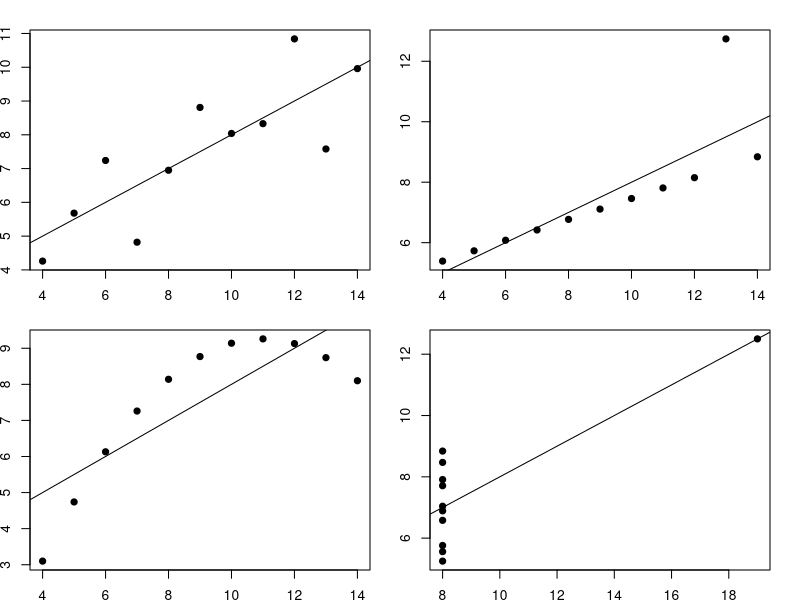
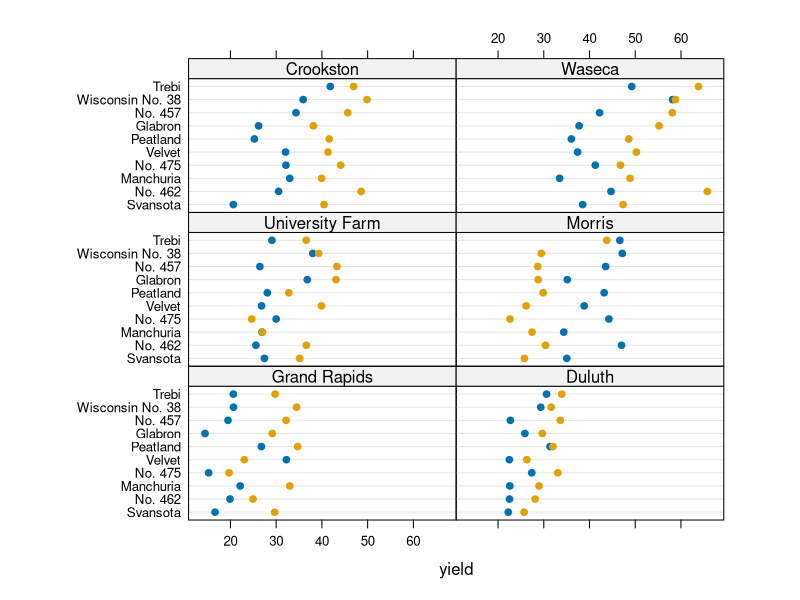
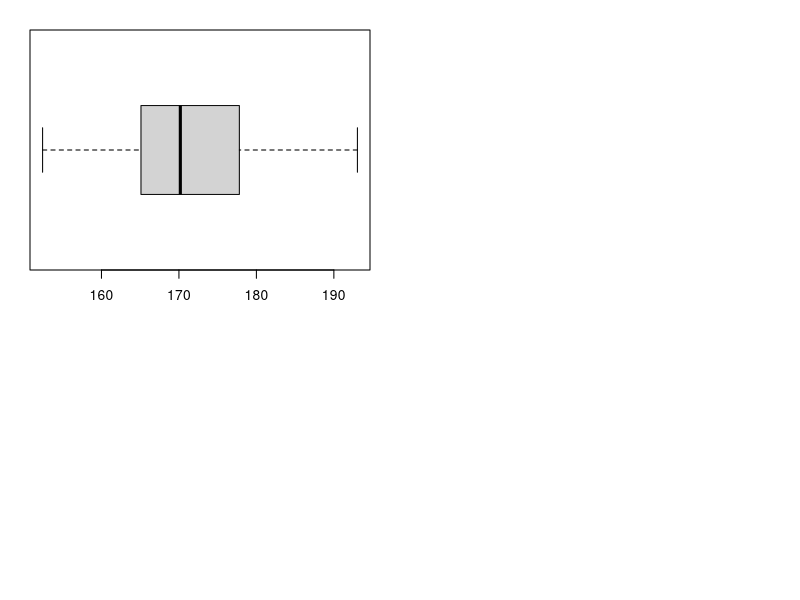
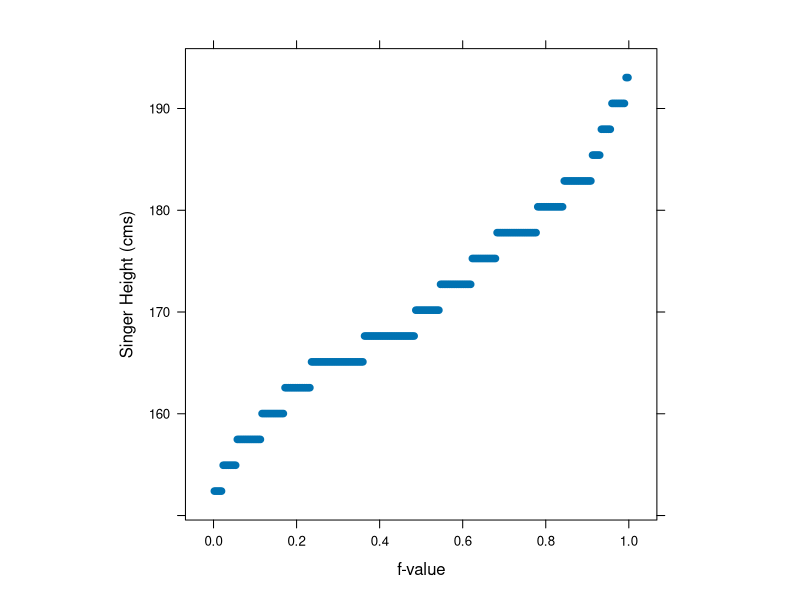
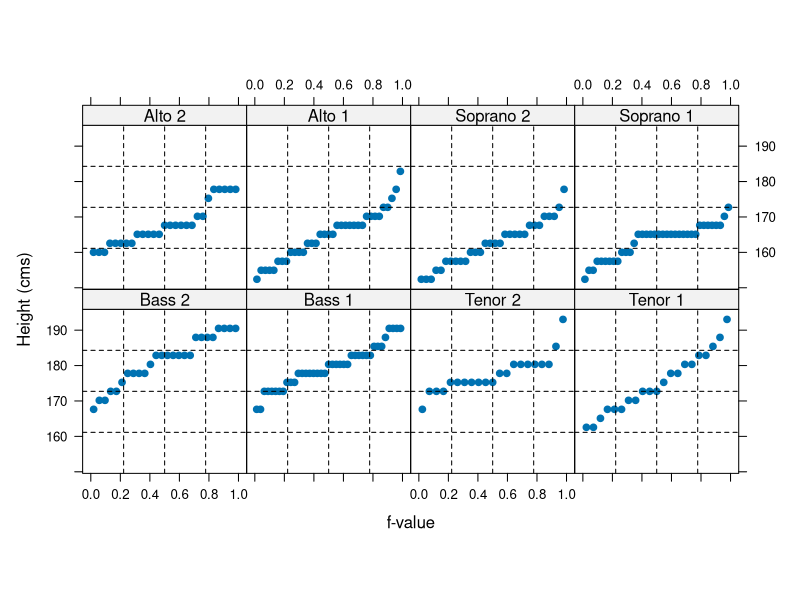
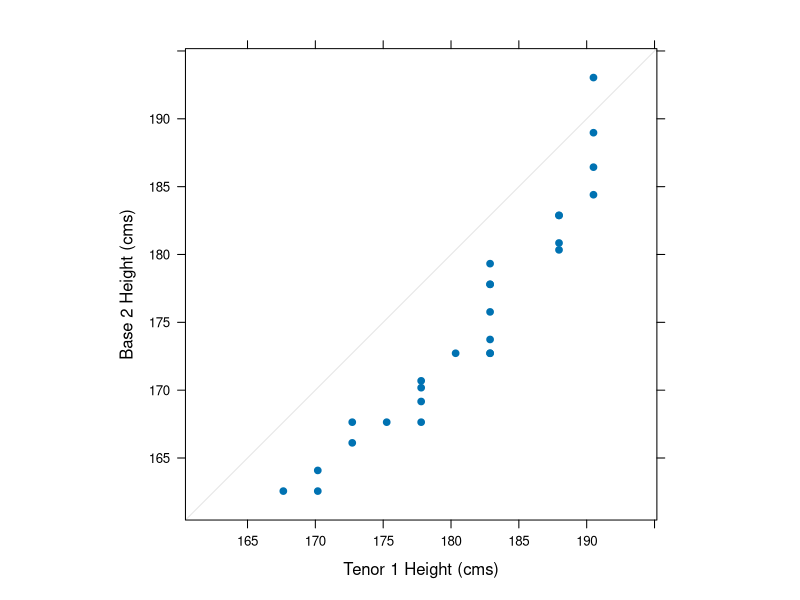
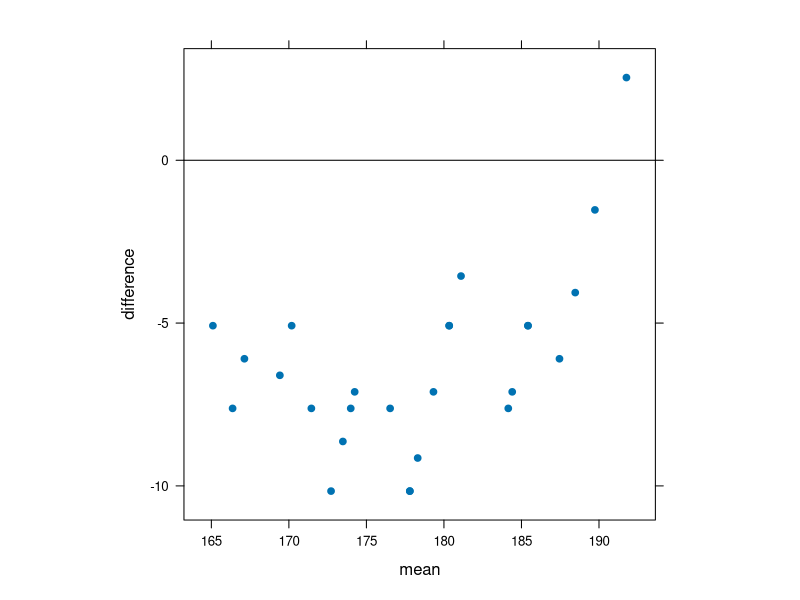
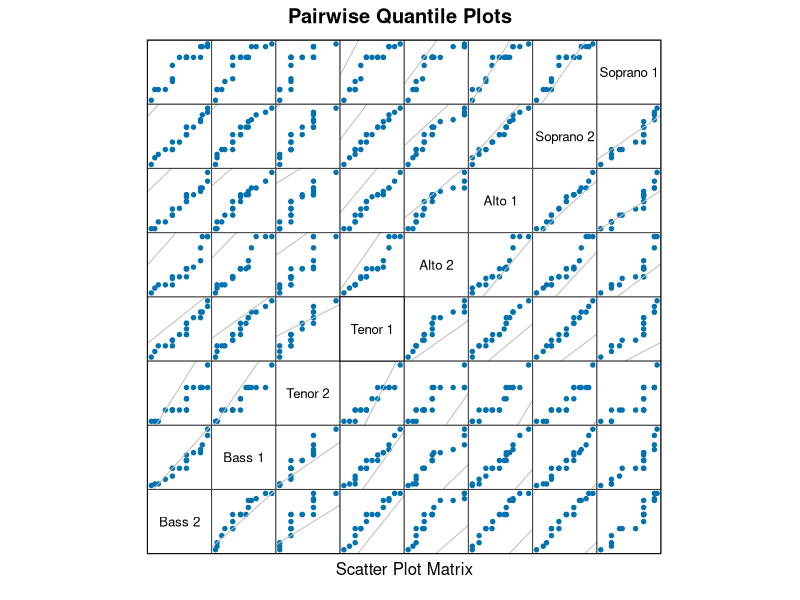

R code for these plots, in order:
## ---- chunk 1
require(knitr)
opts_chunk$set(
  message = F,
  warning = F,
  error = F,
  tidy = F,
  cache = F,
  fig.width = 11,
  fig.height = 5
)
## ---- chunk 2
setwd("~/Dropbox/cours/stat-exploratoire/cours/codes/")
quartet <- read.table('quartet.txt', header = TRUE)            
quartet
## ---- chunk 3
par(mfcol = c(2, 2), mai = c(.3, .3, .3, .3))
plot(quartet$x1, quartet$y1, pch = 19,
     panel.last = abline(lm(y1 ~ x1, data = quartet)) )
plot(quartet$x2, quartet$y2, pch = 19,
     panel.last = abline(lm(y2 ~ x2, data = quartet)) )
plot(quartet$x3, quartet$y3, pch = 19,
     panel.last = abline(lm(y3 ~ x3, data = quartet)) )
plot(quartet$x4, quartet$y4, pch = 19,
     panel.last = abline(lm(y4 ~ x4, data = quartet)) )
## ---- chunk 4
library(lattice)

dotplot(variety ~ yield | site, 
        data = barley, groups = year,
        pch = 19, aspect = .5)
## ---- chunk 5
dim(singer)
head(singer)
## ---- chunk 6
boxplot(2.54 * singer$height, horizontal=TRUE)
## ---- chunk 7
stem(2.54 * singer$height, scale=.8)
## ---- chunk 8
qqmath(~ 2.54 * sort(singer$height),
       distribution = qunif, pch = 19,       
       panel = function(x, ...) {
         panel.qqmath(x, ...)
       },
       aspect = 1, 
       xlab = "f-value",
       ylab = "Singer Height (cms)")
## ---- chunk 9
qqmath(~ height*2.54 | voice.part,
       distribution = qunif,
       data=singer,
       pch = 19,       
       panel = function(x, ...) {
         panel.qqmath(x, ...)
         panel.grid(col = 1, lty = 2)
       },
       layout=c(4, 2), 
       aspect=1,
       xlab = "f-value",
       ylab="Height (cms)")
## ---- chunk 10
qq_b_t <- qq(voice.part ~ 2.54 * height, aspect = 1, 
             data = singer, pch = 19,
             subset = (voice.part == "Bass 2" | 
                         voice.part == "Tenor 1"),
             xlab = "Tenor 1 Height (cms)", lwd = 2,
             ylab = "Base 2 Height (cms)")
plot(qq_b_t)
## ---- chunk 11
tmd(qq_b_t)
## ---- chunk 12
pr <- seq(0.05, 0.95, 0.05)
vparts <- levels(singer$voice.part)

# Form matrix, qmat, from quantiles of the various voice parts.  Each
# voice part goes in a column.  Initially, qmat=NULL.  We then add columns
# to qmat using cbind.
qmat <- NULL
for( i in seq(length(vparts))) {
    # current voice part
    this.part <- vparts[i]

    # quantiles of current voice part
    q <- with(singer, quantile(height[voice.part==this.part], probs=pr))

    # add column to qmat
    qmat <- cbind(qmat, q)
}

# Label columns of qmat using names of voice parts.
colnames(qmat) <- vparts

qdf <- as.data.frame(qmat)

plt <- splom(~qdf, pch = 20,
             axis.text.cex=0.6,
             varname.cex=0.8,
             main="Pairwise Quantile Plots",
             pscales=0,
             panel = function(x,y,...){
                 panel.splom(x,y,...)
                 panel.abline(0,1,col="grey")
             })
plt
## ---- chunk 13
h_alto1 <- 2.54 * sort(singer$height[singer$voice.part=="Alto 1"])
qqmath(~ h_alto1, pch = 19,
       distribution = qunif,
       prepanel = prepanel.qqmathline,
       panel = function(x, ...) {
         panel.qqmathline(x, ...)
         panel.qqmath(x, ...)
       },
       aspect = 1, 
       ylim = c(145, 185),
       xlab = "f-value",
       ylab = "Alto 1 Height (inches)")
## ---- chunk 14
xyplot(qnorm(ppoints(h_alto1), mean(h_alto1), sd(h_alto1) ) ~ ppoints(h_alto1), 
       panel = function(x, y){
         panel.grid()
         panel.xyplot(x, y, type = "l", lwd = 2)
       },
       ylim = c(145, 185),
       aspect = 1,
       xlab = "f-value", 
       ylab = "Normal Quantile Function")
## ---- chunk 15
qqmath(~ 2.54 * height | voice.part,
       data=singer, pch = 19, 
       prepanel = prepanel.qqmathline,
       panel = function(x, ...) {
         panel.qqmathline(x, ...)
         panel.qqmath(x, ...)
       },
       layout=c(4, 2), aspect=1, 
       xlab = "Unit Normal Quantile",
       ylab="Height (cms)")

